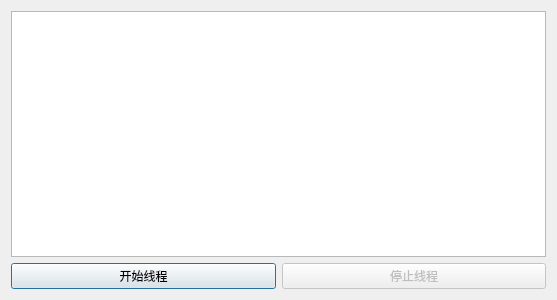
<?xml version="1.0" encoding="UTF-8"?>
<ui version="4.0">
 <class>ThreadDialog</class>
 <widget class="QDialog" name="ThreadDialog">
  <property name="geometry">
   <rect>
    <x>0</x>
    <y>0</y>
    <width>557</width>
    <height>300</height>
   </rect>
  </property>
  <property name="windowTitle">
   <string>ThreadDialog</string>
  </property>
  <layout class="QVBoxLayout" name="verticalLayout">
   <item>
    <widget class="QListWidget" name="listWidget">
     <property name="verticalScrollBarPolicy">
      <enum>Qt::ScrollBarAsNeeded</enum>
     </property>
     <property name="horizontalScrollBarPolicy">
      <enum>Qt::ScrollBarAsNeeded</enum>
     </property>
     <property name="sizeAdjustPolicy">
      <enum>QAbstractScrollArea::AdjustToContentsOnFirstShow</enum>
     </property>
     <property name="autoScroll">
      <bool>true</bool>
     </property>
     <property name="editTriggers">
      <set>QAbstractItemView::NoEditTriggers</set>
     </property>
     <property name="dragEnabled">
      <bool>false</bool>
     </property>
     <property name="selectionMode">
      <enum>QAbstractItemView::NoSelection</enum>
     </property>
     <property name="selectionBehavior">
      <enum>QAbstractItemView::SelectRows</enum>
     </property>
    </widget>
   </item>
   <item>
    <layout class="QHBoxLayout" name="horizontalLayout">
     <item>
      <widget class="QPushButton" name="startButton">
       <property name="text">
        <string>开始线程</string>
       </property>
      </widget>
     </item>
     <item>
      <widget class="QPushButton" name="stopButton">
       <property name="enabled">
        <bool>false</bool>
       </property>
       <property name="text">
        <string>停止线程</string>
       </property>
      </widget>
     </item>
    </layout>
   </item>
  </layout>
 </widget>
 <layoutdefault spacing="6" margin="11"/>
 <resources/>
 <connections/>
</ui>
